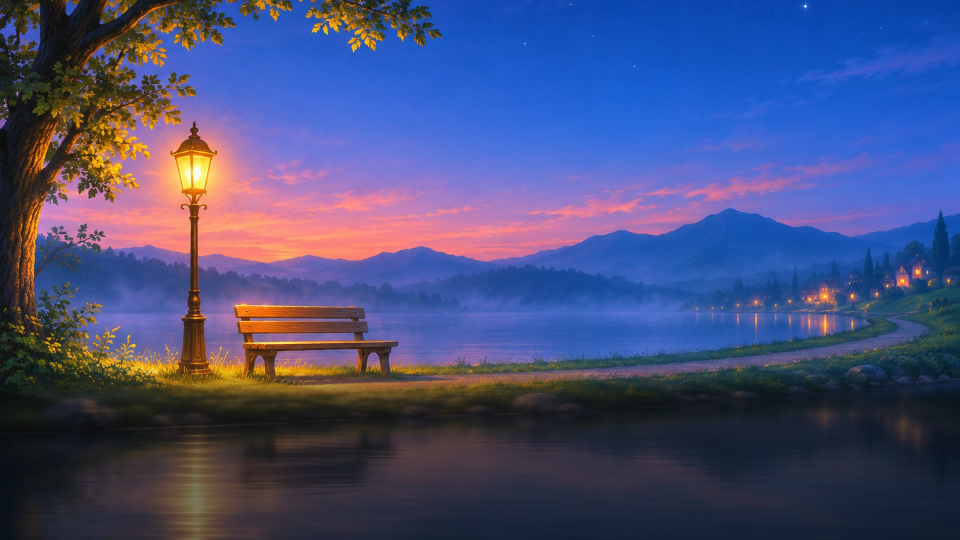
#> input picture assets/plates/s07/bench_by_the_shore.jpg, 1920 x 1080 px (shown at 1/2 size)
$ python calm_plate.py bench_by_the_shore.jpg gate_of_home.jpg 1.0 1.0
#> lines starting #> are read from the running program, lines starting #| are printed output that depends on the picture
"""Song 07 only: calm the lower third of a plate (Astra / attacker finding: busy reflections under the performers).
Below `top` (fraction of the height from the bottom, default 0.35) the picture is smeared sideways (softens the
reflection streaks), its saturation halved and its brightness brought to `level` (default 0.5), with a soft ramp.
Usage: python calm_plate.py src dst [top] [level]
"""
import sys
import numpy as np
from PIL import Image, ImageFilter

src, dst = sys.argv[1], sys.argv[2]
top = float(sys.argv[3]) if len(sys.argv) > 3 else 0.35
level = float(sys.argv[4]) if len(sys.argv) > 4 else 0.5
im = Image.open(src).convert("RGB")
#> im is the input picture: PIL image 1920x1080 RGB; mean R, G, B 72, 78.4, 121.3
w, h = im.size
#> w = 1920; h = 1080
a = np.asarray(im).astype(np.float32) / 255.0
# sideways smear: a wide horizontal blur blended with a light overall blur
hb = np.asarray(im.filter(ImageFilter.BoxBlur(0)).resize((w // 24, h), Image.BILINEAR).resize((w, h), Image.BILINEAR)).astype(np.float32) / 255
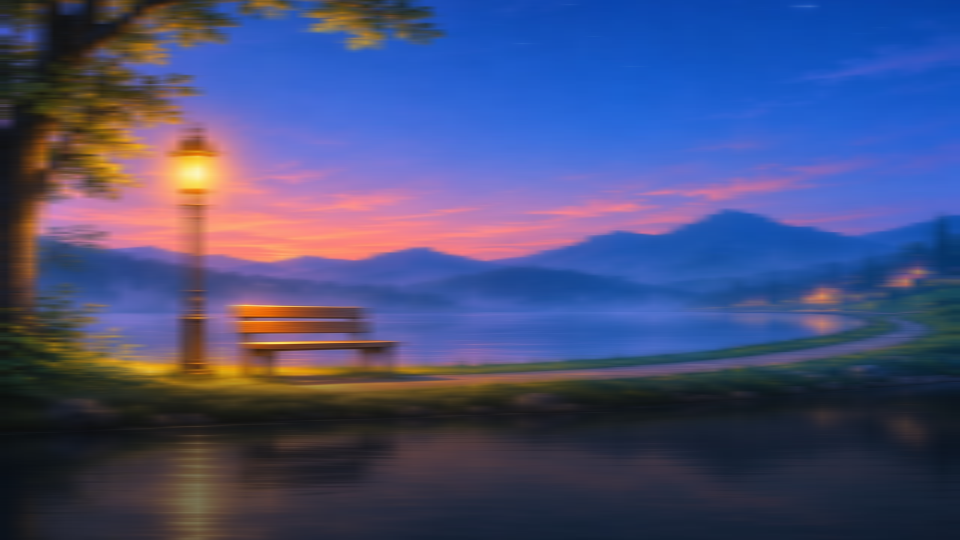
#> hb: shape (1080, 1920, 3) float32 (shown at 1/2 size); mean R, G, B 0.283, 0.308, 0.476
sb = np.asarray(im.filter(ImageFilter.GaussianBlur(3))).astype(np.float32) / 255
smear = 0.6 * hb + 0.4 * sb
lum = (smear @ np.array([0.2126, 0.7152, 0.0722], dtype=np.float32))[..., None]
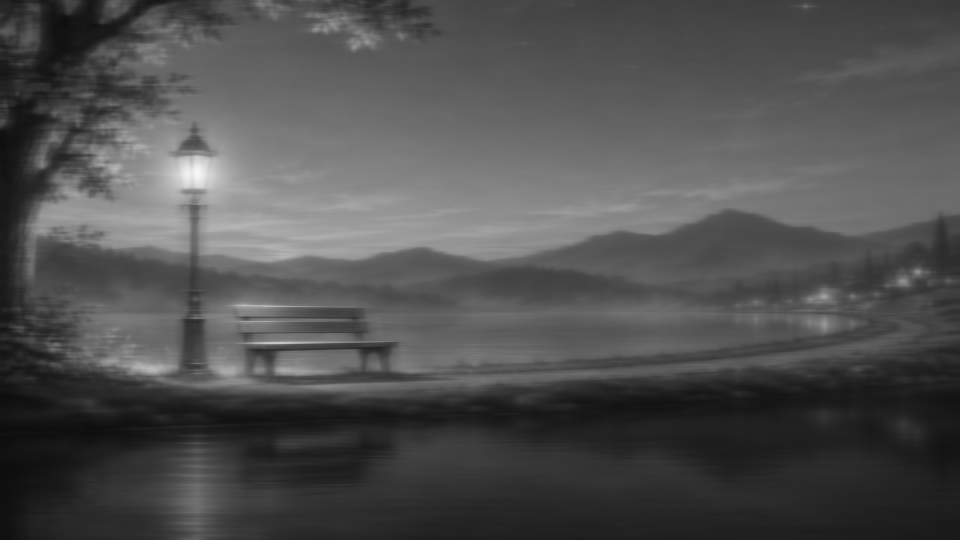
#> lum: shape (1080, 1920, 1) float32 (shown at 1/2 size); min 0.0503, max 0.966, mean 0.314
calm = (lum + 0.5 * (smear - lum)) * level
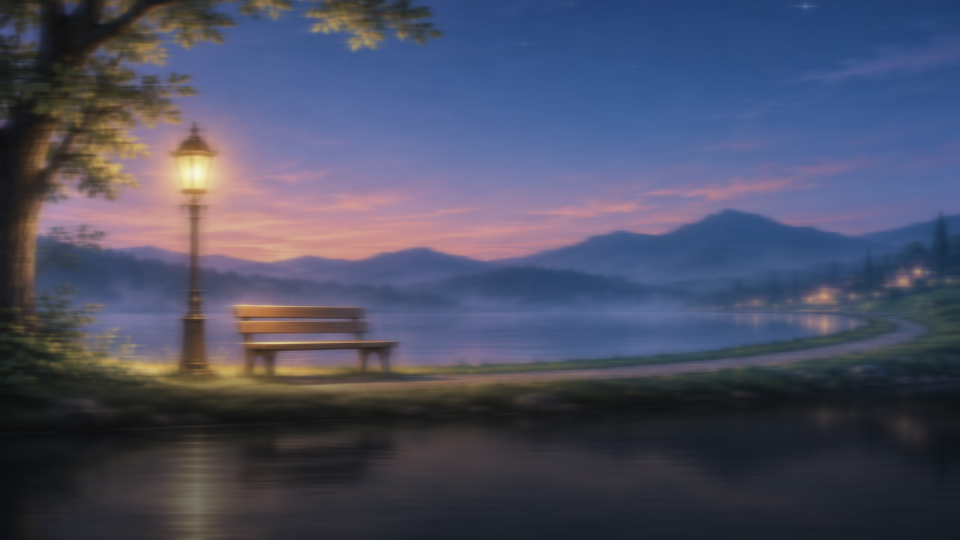
#> calm: shape (1080, 1920, 3) float32 (shown at 1/2 size); mean R, G, B 0.298, 0.311, 0.395
yb = 1.0 - (np.arange(h, dtype=np.float32) + 0.5) / h          # height from the bottom
k = np.clip((top + 0.04 - yb) / 0.08, 0.0, 1.0)
#> k = 1080 values from 0.506 to 1
k = (k * k * (3 - 2 * k))[:, None, None]
#> k = 1080 values from 0.509 to 1
out = a * (1 - k) + calm * k
Image.fromarray((np.clip(out, 0, 1) * 255 + 0.5).astype(np.uint8)).save(dst, quality=88)
print(dst)

$ run again, on assets/plates/s07/the_lit_path.jpg
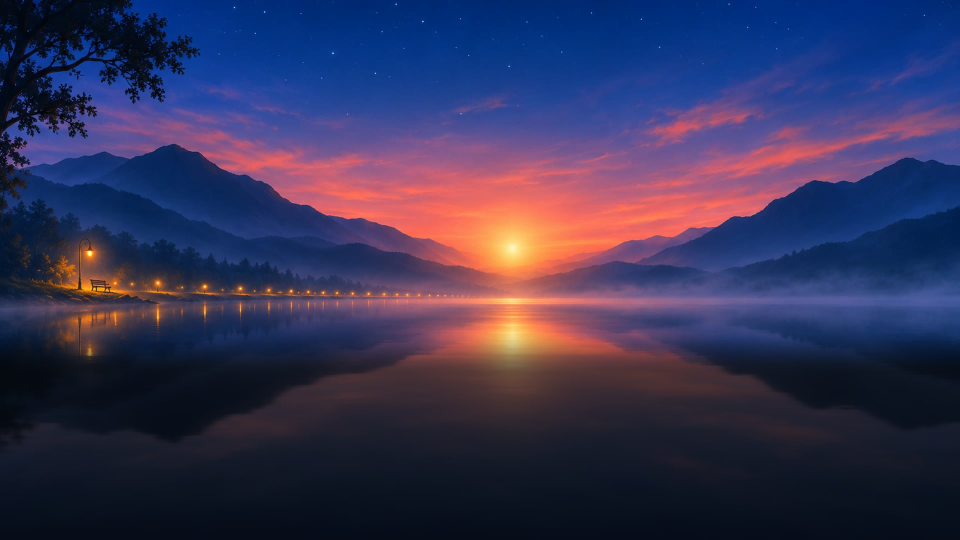
#> input picture assets/plates/s07/the_lit_path.jpg, 1920 x 1080 px (shown at 1/2 size)
#> im is the input picture: PIL image 1920x1080 RGB; mean R, G, B 55.1, 52.4, 86.8
#> `lum = (smear @ np.array([0.2126, 0.7152, 0.0722], dtype=np.float32))[...`:
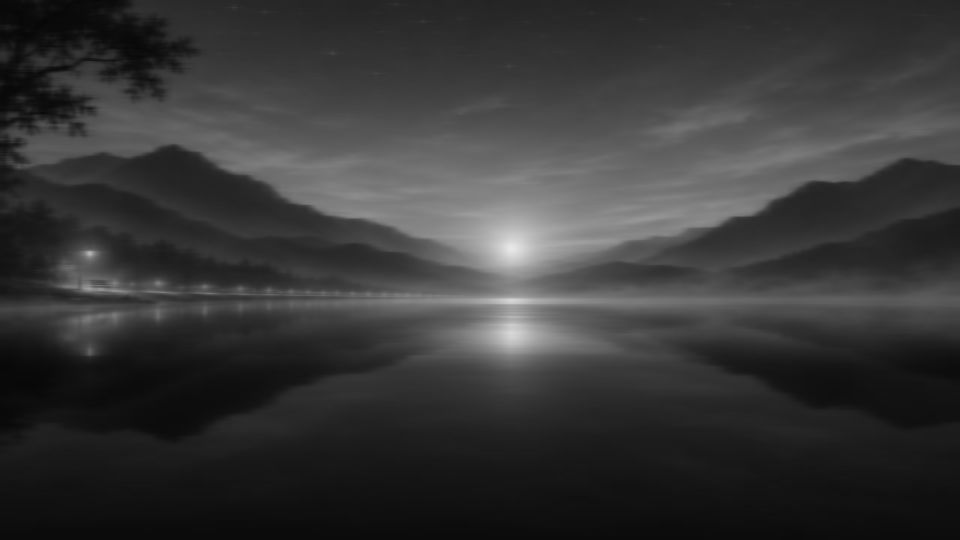
#> lum: shape (1080, 1920, 1) float32 (shown at 1/2 size); min 0.0262, max 0.912, mean 0.217
#> `calm = (lum + 0.5 * (smear - lum)) * level`:
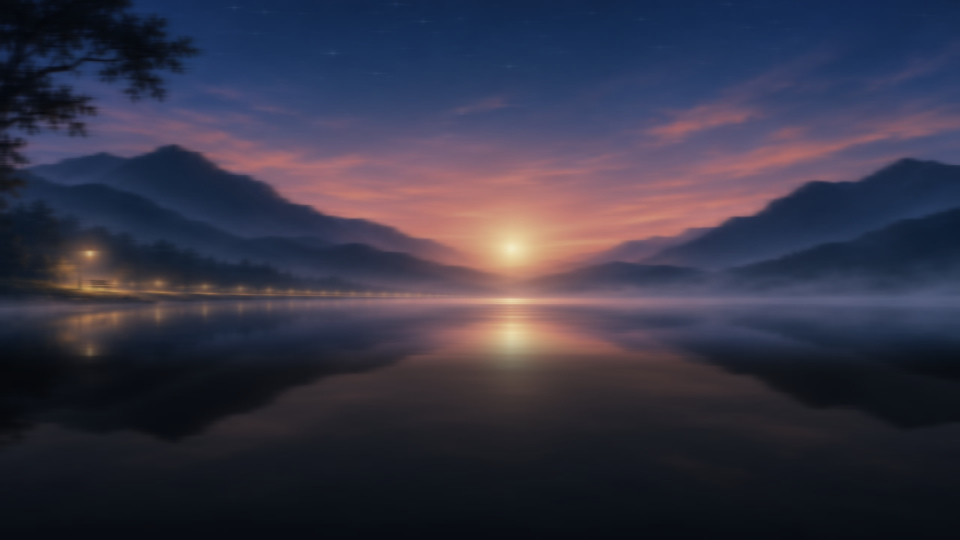
#> calm: shape (1080, 1920, 3) float32 (shown at 1/2 size); mean R, G, B 0.216, 0.211, 0.279
